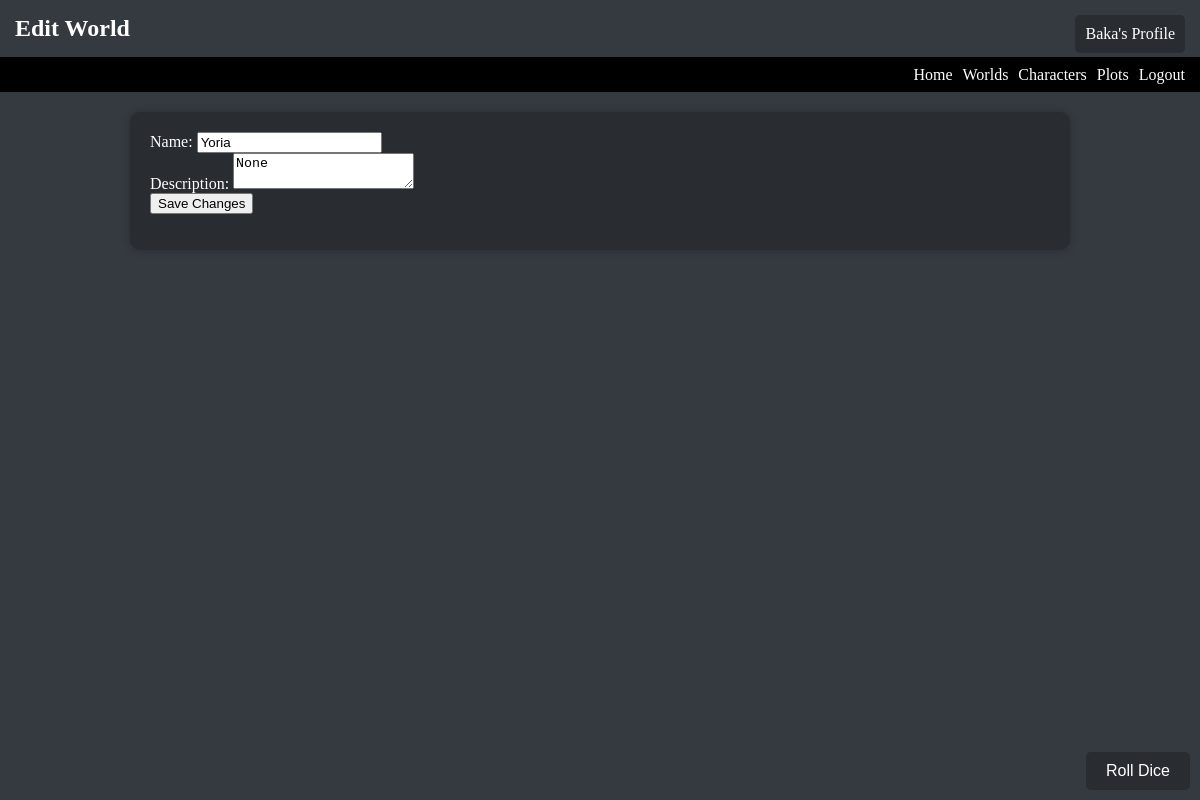
Page /edit_world/3 (signed in) on the committed database.
### models.py (models this page shows, shortened)
class World(db.Model):
    id = db.Column(db.Integer, primary_key=True)
    name = db.Column(db.String(100), nullable=False)
    description = db.Column(db.Text, nullable=True)
    created_at = db.Column(db.DateTime, default=datetime.utcnow)
    creator_id = db.Column(db.Integer, db.ForeignKey('user.id'), nullable=False)
    characters = db.relationship('Character', backref='world', lazy=True)
    plots = db.relationship('PlotData', backref='world', lazy=True)

class User(UserMixin, db.Model):
    id = db.Column(db.Integer, primary_key=True)
    username = db.Column(db.String(100), unique=True, nullable=False)
    password_hash = db.Column(db.String(128), nullable=False)
    created_at = db.Column(db.DateTime, default=datetime.utcnow)
    worlds = db.relationship('World', backref='creator', lazy=True)
    characters = db.relationship('Character', backref='user', lazy=True)
    plot_data = db.relationship('PlotData', backref='user', lazy=True)  # Added relationship to PlotData

### app.py (the view, shortened to what this page needs)
@app.route('/edit_world/<int:world_id>', methods=['GET', 'POST'])
@login_required
def edit_world(world_id):
    world = World.query.get(world_id)
    if world and current_user.id == world.creator_id:
        return render_template('edit_world.html', world=world)
    flash('You do not have permission to edit this world.', 'error')
    return redirect(url_for('worlds'))

### app.py (called while the page is built)
@login_manager.user_loader
def load_user(user_id):
    return User.query.get(int(user_id))

### templates/edit_world.html
<h1>Edit World</h1>
{% extends "base.html" %}
{% block content %}
    <form method="post" action="{{ url_for('edit_world', world_id=world.id) }}">
        <label for="edit_world_name">Name:</label>
        <input type="text" id="edit_world_name" name="edit_world_name" value="{{ world.name }}" required>
        <br>
        <label for="edit_world_description">Description:</label>
        <textarea id="edit_world_description" name="edit_world_description">{{ world.description }}</textarea>
        <br>
        <button type="submit">Save Changes</button>
    </form>
{% endblock %}

### templates/base.html (shortened to what this page needs)
<!DOCTYPE html>
<html lang="en">
<head>
    <link rel="stylesheet" href="{{ url_for('static', filename='css/style.css') }}">
</head>
<body>
    <div class="desktop navbar">
        <div class="navbar-links" id="navbarLinks">
            <a href="{{ url_for('index') }}">Home</a>
            <a href="{{ url_for('worlds') }}">Worlds</a>
            <a href="{{ url_for('character_list') }}">Characters</a>
            <a href="{{ url_for('plots') }}">Plots</a>
            {% if current_user.is_authenticated %}
                <a href="{{ url_for('logout') }}">Logout</a>
            {% else %}
                <a href="{{ url_for('login') }}">Login</a>
                <a href="{{ url_for('register') }}">Register</a>
            {% endif %}
        </div>
    </div>
    <div class="container">
        {% block content %}{% endblock %}
    </div>
    {% if current_user.is_authenticated %}
        <a href="{{ url_for('profile') }}" class="profile-button">{{ current_user.username }}'s Profile</a>
    {% endif %}
    {% include 'diceRoller.html' %}
</body>
</html>

### static/css/style.css (style rules this page uses)
body { margin: 0; padding: 0; background-color: #343a40; color: #fff; }
h1 { margin: 0; padding: 15px; font-size: 4vw; }
.navbar { background-color: black; height: 35px; display: flex; align-items: center; padding: 0 10px; }
.navbar a { color: #fff; text-decoration: none; margin: 5px; transition: color 0.3s ease; }
.navbar-links { margin-left: auto; display: flex; overflow: hidden; }
@media screen and (min-width: 768px) { h1 { font-size: 2vw; } }
.container { max-width: 900px; margin: 20px auto; padding: 20px; background-color: #292d32; border-radius: 10px; box-shadow: 0 0 10px rgba(0, 0, 0, 0.2); }
.profile-button { position: absolute; top: 15px; right: 15px; padding: 10px; background-color: #292d32; color: #fff; border: none; border-radius: 5px; cursor: pointer; text-decoration: none; }

### rows in the picture
World: edit_world_name "Yoria", edit_world_description "None"
User: username "Baka"
